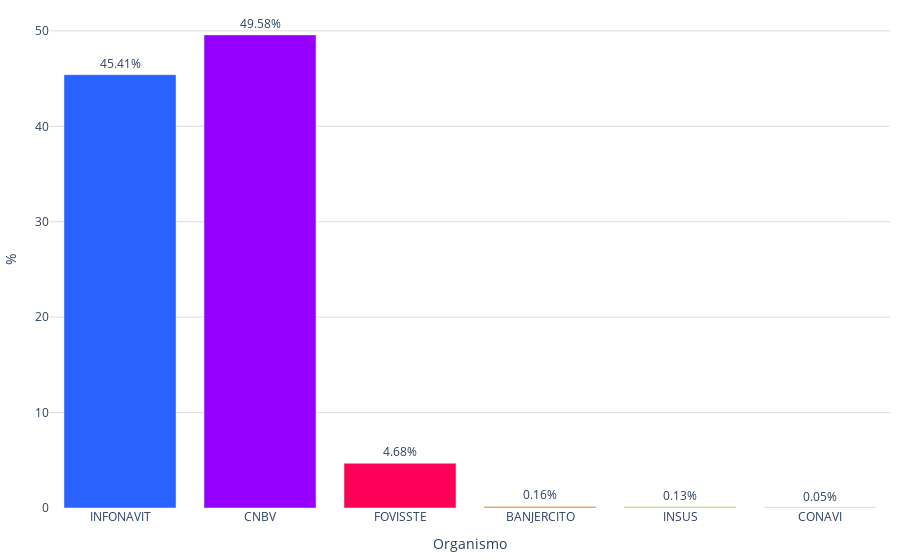

Notebook code cell kept with this figure:
### Code cell
labels = df_conteo_organismos['organismo']
values = df_conteo_organismos['promedio']
colores = ['#2962ff', '#9500ff', '#ff0059', '#ff8c00', '#b4e600', '#2EC2A2','#E50CB6']

fig = go.Figure()
fig.add_trace(go.Bar(
        x=labels, 
        y=values, 
        marker_color=colores,
        text=values,  # Texto que se mostrará en las barras (porcentaje)
        textposition='outside',  # Posición del texto (puede ser 'inside' o 'outside')
        texttemplate='%{text:.2f}%', 
    )
)    
fig.update_layout(
    #barmode='stack', 
    #title='Porcentaje de créditos por organismo (2022)',
    #title_font_size = 22,    
    xaxis=dict(title="Organismo"),
    yaxis=dict(
        title='%', # Título del eje y
        gridcolor='#dddcda', # Color de las líneas que dividen los rangos del eje Y         
    ),  margin=dict(l=10, r=10, t=10, b=10),  # Ajusta los márgenes (left, right, top, bottom)
    plot_bgcolor='rgba(0,0,0,0)',  # Color de fondo del gráfico
    legend=dict(
        yanchor="top",
        y=0.99,
    )
)
# Exportar gráfica como archivo HTML
def guardar_grafico_como_html(fig, nombre_archivo, carpeta='assets\graficas'):
    # Crear la carpeta si no existe
    if not os.path.exists(carpeta):
        os.makedirs(carpeta)
    config = {
        'displaylogo': False,  # Ocultar el logo de Plotly
        'modeBarButtonsToRemove': [
            'toImage',       # Botón para guardar como imagen
            'select2d',      # Box select
            'lasso2d',       # Lasso select
            'resetScale2d',  # Reset Axes
        ]
    }
    # Gráfica como archivo HTML en la carpeta especificada
    pio.write_html(fig, f'{carpeta}/{nombre_archivo}.html', config=config)

guardar_grafico_como_html(fig, 'g_bar_creditos_organismo_2023', carpeta='assets\graficas')
fig.show()

### Figure 1 — Plotly figure (JSON) as saved in the notebook; plotly's stock layout.template omitted (floating-point values rounded to 4 significant figures)
{"data": [{"marker": {"color": ["#2962ff", "#9500ff", "#ff0059", "#ff8c00", "#b4e600", "#2EC2A2", "#E50CB6"]}, "text": [45.41, 49.58, 4.68, 0.16, 0.13, 0.05], "textposition": "outside", "texttemplate": "%{text:.2f}%", "type": "bar", "x": ["INFONAVIT", "CNBV", "FOVISSTE", "BANJERCITO", "INSUS", "CONAVI"], "y": [45.41, 49.58, 4.68, 0.16, 0.13, 0.05]}], "layout": {"legend": {"y": 0.99, "yanchor": "top"}, "margin": {"b": 10, "l": 10, "r": 10, "t": 10}, "plot_bgcolor": "rgba(0,0,0,0)", "xaxis": {"title": {"text": "Organismo"}}, "yaxis": {"gridcolor": "#dddcda", "title": {"text": "%"}}}}
